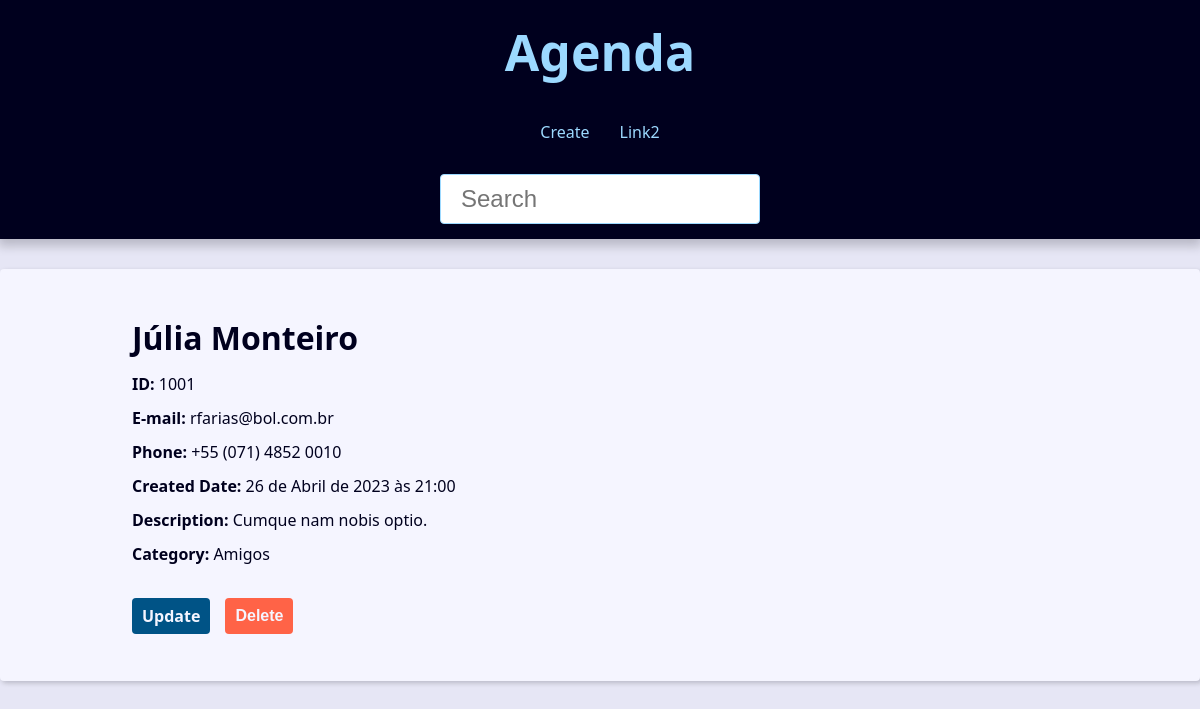
Page /contact/1001/detail/ on the committed database.
### contact/models.py (models this page shows, shortened)
class Contact(models.Model):
    first_name = models.CharField(max_length=50)
    last_name = models.CharField(max_length=50)
    phone = models.CharField(max_length=50)
    email = models.EmailField(max_length=254, blank=True)
    created_date = models.DateTimeField(default=timezone.now)
    description = models.TextField(blank=True)
    show = models.BooleanField(default=True)
    picture = models.ImageField(blank=True, upload_to='pictures/%Y/%m')
    category = models.ForeignKey(Category, on_delete=models.SET_NULL, blank=True, null=True)
    owner = models.ForeignKey(User, on_delete=models.SET_NULL, blank=True, null=True)

class Category(models.Model):
    class Meta():
        verbose_name = 'Category'
        verbose_name_plural = 'Categories'
    name = models.CharField(max_length=50)

### contact/views/contact_views.py (the view)
# urls.py: path('contact/<int:contact_id>/detail/', views.contact, name='contact'),  # type: ignore
def contact(request, contact_id):
    single_contact = get_object_or_404(
        Contact, pk=contact_id, show=True
    )
    site_title = f'{single_contact.first_name} {single_contact.last_name} - '
    context = {
        'contact': single_contact,
        'site_title': site_title
    }
    return render(
        request,
        'contact/contact.html',
        context
    )

### contact/templates/contact/contact.html (shortened to what this page needs)
{% extends 'global/base.html' %}
{% block content %}
  <div class="single-contact">
    <h1 class="single-contact-name">
        {{ contact.first_name }} {{ contact.last_name }}
    </h1>
    <p><b>ID: </b>{{ contact.id }}</p>
    <p><b>E-mail: </b>{{ contact.email }}</p>
    <p><b>Phone: </b>{{ contact.phone }}</p>
    <p><b>Created Date: </b>{{ contact.created_date }}</p>
    <p><b>Description: </b>{{ contact.description }}</p>
    <p><b>Category: </b>{{ contact.category.name }}</p>
    <div class="contact-links">
      <a class="btn btn-link" href="{% url 'contact:update' contact.id %}">Update</a>
      <form action="{% url 'contact:delete' contact.id %}" method="POST"> {% csrf_token %}
        {% if confirmation == 'no' %}
          <button type="submit" class="btn btn-link btn-delete">Confirmar?</button>
          <input type="hidden" name="confirmation" value="yes">
        {% else %}
          <button type="submit" class="btn btn-link btn-delete">Delete</button>
        {% endif %}
      </form>
    </div>
  </div>
{% endblock %}

### base_static/global/css/style.css (style rules this page uses)
:root { --spacing: 1.5rem; --link-dark-color: rgb(0, 83, 134); --link-light-color: rgb(156, 217, 255); --clr-white: rgb(245, 245, 255); --clr-black: rgb(0, 0, 30); --clr-light-gray: rgb(230, 230, 245); --clr-dark-shadow-5: rgba(0, 0, 10, 5%); --clr-dark-shadow-10: rgba(0, 0, 10, 10%); --clr-dark-shadow-20: rgba(0, 0, 10, 20%); --clr-light-shadow-5: rgba(200, 200, 255, 5%); --clr-light-shadow-10: rgba(200, 200, 255, 10%); --clr-light-shadow-20: rgba(200, 200, 255, 20%); --main-page-width: 120rem; --table-min-width: 60rem; --biggest-font-size: 5rem; --bigger-font-size: 4rem; --big-font-size: 3.2rem; --medium-font-size: 2.4rem; --small-font-size: 1.6rem; --smaller-font-size: 1.4rem; --smallest-font-size: 1.2rem; --transition-fast: 300ms; --transition-medium: 600ms; --transition-slow: 1s; --default-border-radius: 4px; }
*, *::before, *::after { margin: 0; padding: 0; box-sizing: border-box; }
html { font-size: 62.5%; }
body { font-family: system-ui, -apple-system, BlinkMacSystemFont, 'Segoe UI', Roboto, Oxygen, Ubuntu, Cantarell, 'Open Sans', 'Helvetica Neue', sans-serif; line-height: 1.5; font-size: var(--small-font-size); color: var(--clr-black); -webkit-font-smoothing: antialiased; background: var(--clr-light-gray); }
.contact-links { margin-block: calc(var(--small-font-size) * 2); display: flex; align-items: center; gap: 0 var(--spacing); }
@media (min-width: 600px) { .single-contact { max-width: 80%; margin: calc(var(--spacing) * 2) auto; } }
.single-contact h1 { margin: 1rem 0; }
.single-contact p { margin: 1rem 0; }
.btn { background-color: var(--link-dark-color); color: var(--clr-white); font-weight: bold; border: none; padding: 1rem 2rem; border-radius: var(--default-border-radius); cursor: pointer; transition: filter var(--transition-fast) ease-in-out; }
.btn-link { font-size: var(--small-font-size); text-decoration: none; font-weight: bold; padding: 1rem; display: block; line-height: var(--small-font-size); }
.btn-delete { background: tomato; }

### rows in the picture
Contact: first_name "Júlia", last_name "Monteiro", id "1001", email "rfarias@bol.com.br", phone "+55 (071) 4852 0010", created_date "26 de Abril de 2023 às 21:00", description "Cumque nam nobis optio.", category.name "Amigos"
